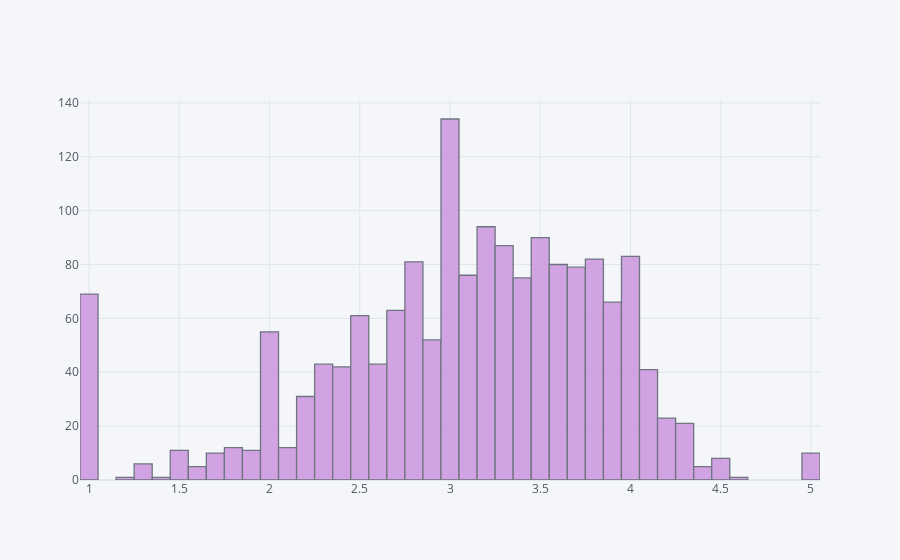

Notebook source saved alongside this figure:
### Code cell
ratings['rating'].iplot(kind='hist',bins=70,colors='henanigans_purple1')

### Figure 1 — Plotly figure (JSON) as saved in the notebook; plotly's stock layout.template omitted (floating-point values rounded to 4 significant figures; data arrays with more than 128 entries replaced by an {"elided": "..."} marker saying what was removed)
{"data": [{"histfunc": "count", "histnorm": "", "marker": {"color": "rgba(201, 143, 222, 1.0)", "line": {"color": "#4D5663", "width": 1.3}}, "name": "rating", "nbinsx": 70, "opacity": 0.8, "orientation": "v", "type": "histogram", "x": {"elided": "1664 float values"}}], "layout": {"barmode": "overlay", "legend": {"bgcolor": "#F5F6F9", "font": {"color": "#4D5663"}}, "paper_bgcolor": "#F5F6F9", "plot_bgcolor": "#F5F6F9", "title": {"font": {"color": "#4D5663"}}, "xaxis": {"gridcolor": "#E1E5ED", "showgrid": true, "tickfont": {"color": "#4D5663"}, "title": {"font": {"color": "#4D5663"}, "text": ""}, "zerolinecolor": "#E1E5ED"}, "yaxis": {"gridcolor": "#E1E5ED", "showgrid": true, "tickfont": {"color": "#4D5663"}, "title": {"font": {"color": "#4D5663"}, "text": ""}, "zerolinecolor": "#E1E5ED"}}}
